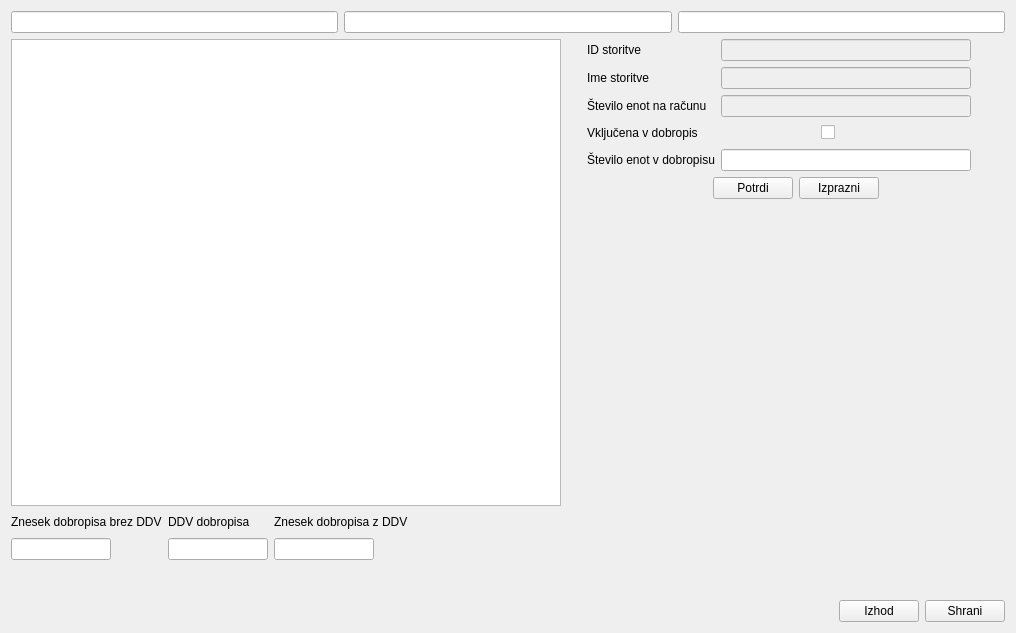
<?xml version="1.0" encoding="UTF-8"?>
<ui version="4.0">
 <class>wid_dobropis</class>
 <widget class="QWidget" name="wid_dobropis">
  <property name="geometry">
   <rect>
    <x>0</x>
    <y>0</y>
    <width>1016</width>
    <height>633</height>
   </rect>
  </property>
  <property name="windowTitle">
   <string>Dobropis</string>
  </property>
  <layout class="QVBoxLayout" name="verticalLayout_2">
   <item>
    <layout class="QGridLayout" name="gridLayout">
     <item row="0" column="2">
      <widget class="QLineEdit" name="txt_id_racuna"/>
     </item>
     <item row="0" column="1">
      <widget class="QLineEdit" name="txt_id_projekt"/>
     </item>
     <item row="0" column="0">
      <widget class="QLineEdit" name="txt_id_stranka"/>
     </item>
    </layout>
   </item>
   <item>
    <layout class="QHBoxLayout" name="horizontalLayout_4">
     <item>
      <widget class="QTableWidget" name="tbl_storitve">
       <property name="minimumSize">
        <size>
         <width>550</width>
         <height>400</height>
        </size>
       </property>
       <property name="editTriggers">
        <set>QAbstractItemView::NoEditTriggers</set>
       </property>
       <property name="selectionMode">
        <enum>QAbstractItemView::SingleSelection</enum>
       </property>
       <property name="selectionBehavior">
        <enum>QAbstractItemView::SelectRows</enum>
       </property>
      </widget>
     </item>
     <item>
      <spacer name="horizontalSpacer_7">
       <property name="orientation">
        <enum>Qt::Horizontal</enum>
       </property>
       <property name="sizeType">
        <enum>QSizePolicy::Fixed</enum>
       </property>
       <property name="sizeHint" stdset="0">
        <size>
         <width>20</width>
         <height>20</height>
        </size>
       </property>
      </spacer>
     </item>
     <item>
      <layout class="QVBoxLayout" name="verticalLayout">
       <property name="sizeConstraint">
        <enum>QLayout::SetFixedSize</enum>
       </property>
       <item>
        <layout class="QFormLayout" name="formLayout">
         <item row="0" column="0">
          <widget class="QLabel" name="label_5">
           <property name="text">
            <string>ID storitve</string>
           </property>
          </widget>
         </item>
         <item row="1" column="0">
          <widget class="QLabel" name="label_8">
           <property name="text">
            <string>Ime storitve</string>
           </property>
          </widget>
         </item>
         <item row="3" column="0">
          <widget class="QLabel" name="label_6">
           <property name="text">
            <string>Vključena v dobropis</string>
           </property>
          </widget>
         </item>
         <item row="5" column="0">
          <widget class="QLabel" name="label_7">
           <property name="text">
            <string>Število enot v dobropisu</string>
           </property>
          </widget>
         </item>
         <item row="0" column="1">
          <widget class="QLineEdit" name="txt_id_storitve">
           <property name="enabled">
            <bool>false</bool>
           </property>
           <property name="minimumSize">
            <size>
             <width>250</width>
             <height>0</height>
            </size>
           </property>
           <property name="maximumSize">
            <size>
             <width>250</width>
             <height>16777215</height>
            </size>
           </property>
          </widget>
         </item>
         <item row="1" column="1">
          <widget class="QLineEdit" name="txt_ime_storitve">
           <property name="enabled">
            <bool>false</bool>
           </property>
           <property name="minimumSize">
            <size>
             <width>250</width>
             <height>0</height>
            </size>
           </property>
           <property name="maximumSize">
            <size>
             <width>250</width>
             <height>16777215</height>
            </size>
           </property>
          </widget>
         </item>
         <item row="5" column="1">
          <widget class="QLineEdit" name="txt_st_enot_na_dobropisu">
           <property name="minimumSize">
            <size>
             <width>250</width>
             <height>0</height>
            </size>
           </property>
           <property name="maximumSize">
            <size>
             <width>250</width>
             <height>16777215</height>
            </size>
           </property>
          </widget>
         </item>
         <item row="3" column="1">
          <layout class="QHBoxLayout" name="horizontalLayout_2">
           <property name="sizeConstraint">
            <enum>QLayout::SetFixedSize</enum>
           </property>
           <item>
            <spacer name="horizontalSpacer_3">
             <property name="orientation">
              <enum>Qt::Horizontal</enum>
             </property>
             <property name="sizeType">
              <enum>QSizePolicy::Fixed</enum>
             </property>
             <property name="sizeHint" stdset="0">
              <size>
               <width>100</width>
               <height>20</height>
              </size>
             </property>
            </spacer>
           </item>
           <item>
            <widget class="QCheckBox" name="cb_aktivirana">
             <property name="minimumSize">
              <size>
               <width>25</width>
               <height>0</height>
              </size>
             </property>
             <property name="maximumSize">
              <size>
               <width>25</width>
               <height>16777215</height>
              </size>
             </property>
             <property name="text">
              <string/>
             </property>
            </widget>
           </item>
           <item>
            <spacer name="horizontalSpacer_4">
             <property name="orientation">
              <enum>Qt::Horizontal</enum>
             </property>
             <property name="sizeType">
              <enum>QSizePolicy::Fixed</enum>
             </property>
             <property name="sizeHint" stdset="0">
              <size>
               <width>100</width>
               <height>20</height>
              </size>
             </property>
            </spacer>
           </item>
          </layout>
         </item>
         <item row="2" column="1">
          <widget class="QLineEdit" name="txt_st_enot_na_racunu">
           <property name="enabled">
            <bool>false</bool>
           </property>
           <property name="minimumSize">
            <size>
             <width>250</width>
             <height>0</height>
            </size>
           </property>
           <property name="maximumSize">
            <size>
             <width>250</width>
             <height>16777215</height>
            </size>
           </property>
          </widget>
         </item>
         <item row="2" column="0">
          <widget class="QLabel" name="label_9">
           <property name="text">
            <string>Število enot na računu</string>
           </property>
          </widget>
         </item>
        </layout>
       </item>
       <item>
        <layout class="QHBoxLayout" name="horizontalLayout_3">
         <item>
          <spacer name="horizontalSpacer_5">
           <property name="orientation">
            <enum>Qt::Horizontal</enum>
           </property>
           <property name="sizeHint" stdset="0">
            <size>
             <width>40</width>
             <height>20</height>
            </size>
           </property>
          </spacer>
         </item>
         <item>
          <widget class="QPushButton" name="btn_potrdi">
           <property name="text">
            <string>Potrdi</string>
           </property>
          </widget>
         </item>
         <item>
          <widget class="QPushButton" name="btn_izprazni">
           <property name="text">
            <string>Izprazni</string>
           </property>
          </widget>
         </item>
         <item>
          <spacer name="horizontalSpacer_6">
           <property name="orientation">
            <enum>Qt::Horizontal</enum>
           </property>
           <property name="sizeHint" stdset="0">
            <size>
             <width>40</width>
             <height>20</height>
            </size>
           </property>
          </spacer>
         </item>
        </layout>
       </item>
       <item>
        <spacer name="verticalSpacer">
         <property name="orientation">
          <enum>Qt::Vertical</enum>
         </property>
         <property name="sizeHint" stdset="0">
          <size>
           <width>20</width>
           <height>40</height>
          </size>
         </property>
        </spacer>
       </item>
      </layout>
     </item>
    </layout>
   </item>
   <item>
    <layout class="QGridLayout" name="gridLayout_2">
     <item row="1" column="2">
      <widget class="QLineEdit" name="txt_znesek_z_ddv">
       <property name="minimumSize">
        <size>
         <width>100</width>
         <height>0</height>
        </size>
       </property>
       <property name="maximumSize">
        <size>
         <width>100</width>
         <height>16777215</height>
        </size>
       </property>
       <property name="alignment">
        <set>Qt::AlignCenter</set>
       </property>
      </widget>
     </item>
     <item row="1" column="1">
      <widget class="QLineEdit" name="txt_znesek_ddv">
       <property name="minimumSize">
        <size>
         <width>100</width>
         <height>0</height>
        </size>
       </property>
       <property name="maximumSize">
        <size>
         <width>100</width>
         <height>16777215</height>
        </size>
       </property>
       <property name="alignment">
        <set>Qt::AlignCenter</set>
       </property>
      </widget>
     </item>
     <item row="0" column="0">
      <widget class="QLabel" name="label_10">
       <property name="text">
        <string>Znesek dobropisa brez DDV</string>
       </property>
      </widget>
     </item>
     <item row="1" column="0">
      <widget class="QLineEdit" name="txt_znesek_brez_ddv">
       <property name="minimumSize">
        <size>
         <width>100</width>
         <height>0</height>
        </size>
       </property>
       <property name="maximumSize">
        <size>
         <width>100</width>
         <height>16777215</height>
        </size>
       </property>
       <property name="alignment">
        <set>Qt::AlignCenter</set>
       </property>
      </widget>
     </item>
     <item row="0" column="1">
      <widget class="QLabel" name="label_11">
       <property name="text">
        <string>DDV dobropisa</string>
       </property>
      </widget>
     </item>
     <item row="0" column="2">
      <widget class="QLabel" name="label_12">
       <property name="text">
        <string>Znesek dobropisa z DDV</string>
       </property>
      </widget>
     </item>
     <item row="0" column="3">
      <spacer name="horizontalSpacer_8">
       <property name="orientation">
        <enum>Qt::Horizontal</enum>
       </property>
       <property name="sizeHint" stdset="0">
        <size>
         <width>40</width>
         <height>20</height>
        </size>
       </property>
      </spacer>
     </item>
    </layout>
   </item>
   <item>
    <spacer name="verticalSpacer_2">
     <property name="orientation">
      <enum>Qt::Vertical</enum>
     </property>
     <property name="sizeType">
      <enum>QSizePolicy::Maximum</enum>
     </property>
     <property name="sizeHint" stdset="0">
      <size>
       <width>17</width>
       <height>34</height>
      </size>
     </property>
    </spacer>
   </item>
   <item>
    <layout class="QHBoxLayout" name="horizontalLayout">
     <item>
      <spacer name="horizontalSpacer_2">
       <property name="orientation">
        <enum>Qt::Horizontal</enum>
       </property>
       <property name="sizeHint" stdset="0">
        <size>
         <width>40</width>
         <height>20</height>
        </size>
       </property>
      </spacer>
     </item>
     <item>
      <widget class="QPushButton" name="btn_izhod">
       <property name="text">
        <string>Izhod</string>
       </property>
      </widget>
     </item>
     <item>
      <widget class="QPushButton" name="btn_shrani">
       <property name="text">
        <string>Shrani</string>
       </property>
      </widget>
     </item>
    </layout>
   </item>
  </layout>
 </widget>
 <resources/>
 <connections/>
</ui>
